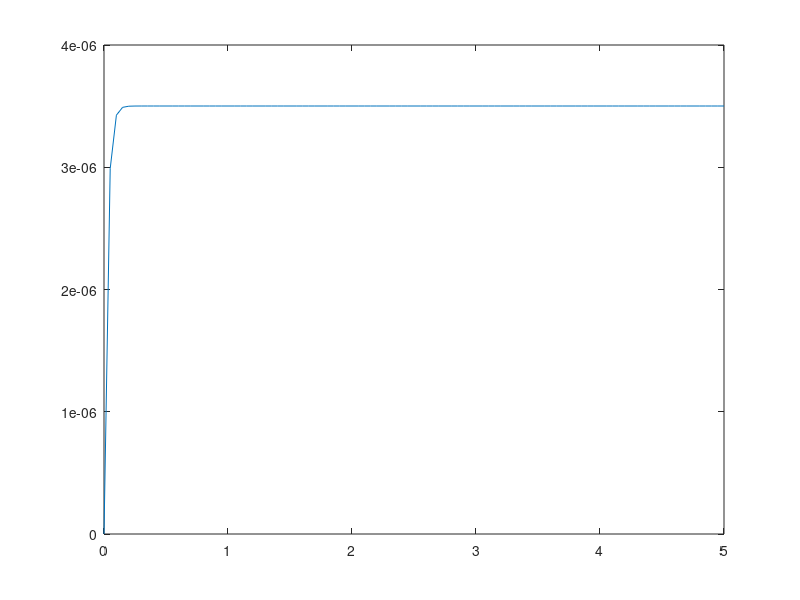

Reproduce this figure in MATLAB. (Note: this script raises an error after producing the figure.)
% Solving Brews model for the following NMOSFET
% L = 1 um, Tox = 10 nm, n+ poly-Si gate, Na (choose) so that V_T -> 0.8V
% const eff. mobility values of = 200 cm^2 / Vs (e-) and 100 (holes)

% Constants 
q = 1.6e-19;
eps_0 = 8.85e-12;
kT = 26e-3*q;

% Semiconductor
Nsub = -4e17*1e6;       % -ve p-substrate -> nmos
k_si = 12;
ni = 1.5e10*1e6;
Eg = 1.1*q;
eps_si = k_si*eps_0;
chi_si = 4.05*q;
Na = abs(Nsub);
L = 1e-6;
W = 1e-6;
if Nsub < 0
    muf = 200e-4;
else 
    muf = 100e-4;
end

%Oxide
tox = 10e-9;
k_ox = 4;
eps_ox = k_ox*eps_0;
Cox = eps_ox/tox;

% Metal 
if Nsub < 0
    phi_m = chi_si/q;
else 
    phi_m = chi_si/q + Eg/q;
end

phi_b = -sign(Nsub) * kT/q * log(abs(Nsub)/ni);
phi_s = chi_si/q + Eg/(2*q) + phi_b;
Vfb = phi_m - phi_s;

%% Plot Id - Vd characteristics for different values of Vg (output)
Vd_vec = 0:50e-3:5;
dpsi_s = 1e-3;

for Vg = 0.5:0.5:2
    Id_vec = [];
    for Vd = 0:50e-3:5
        QT = @(psi_s) Cox*(Vg - Vfb - psi_s);
        QD = @(psi_s) (2*eps_si*q*Na*psi_s).^0.5;
        QI = @(psi_s) QT(psi_s) - QD(psi_s);
        dVdpsi_s = @(psi_s) 1 + 2*kT/q * (Cox*QT(psi_s) + eps_si*q*Na)./ ((QT(psi_s)).^2 - (QD(psi_s)).^2);
        Vgf = @(psi_s, V) Vfb + psi_s + 1/Cox*(2*eps_si*kT*Na)^0.5*(q*psi_s/kT + ni^2/Na^2*exp(q*(psi_s-V)/kT)).^0.5;

        psi_s_min = -Vg-Vd-abs(Vfb);
        psi_s_max = Vg+Vd+abs(Vfb);  
        psi_svec = psi_s_min:dpsi_s:psi_s_max;

        psi_ss = interp1(real(Vgf(psi_svec,0)), real(psi_svec),Vg);
        psi_sd = interp1(real(Vgf(psi_svec,Vd)), real(psi_svec), Vg);

        intf = @(psi_s) QI(psi_s).*dVdpsi_s(psi_s);
        Id = muf*W/L*integral(intf, psi_ss, psi_sd);

        Id_vec = [Id_vec Id];
    end
    
    figure(3);
    plot(Vd_vec, Id_vec*1e6);
    axes = gca;
    axes.LineWidth = 1; axes.FontSize = 14; axes.FontWeight = 'bold'; axes.Box = 'on';
    xlabel('Vd'); ylabel('Id (\mu A/\mu m)');
    lines = axes.Children;
    set(lines, 'LineWidth', 2);
    hold on;
end
figure(3);
lgd = legend('0.5','1','1.5','2');
title(lgd,'V_G')
hold off;



    




















